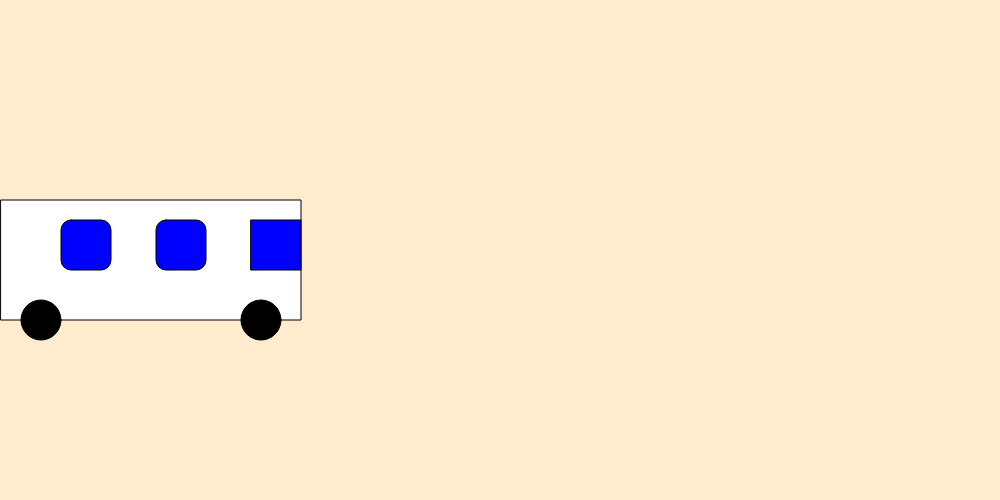
Frame 1 (no input)
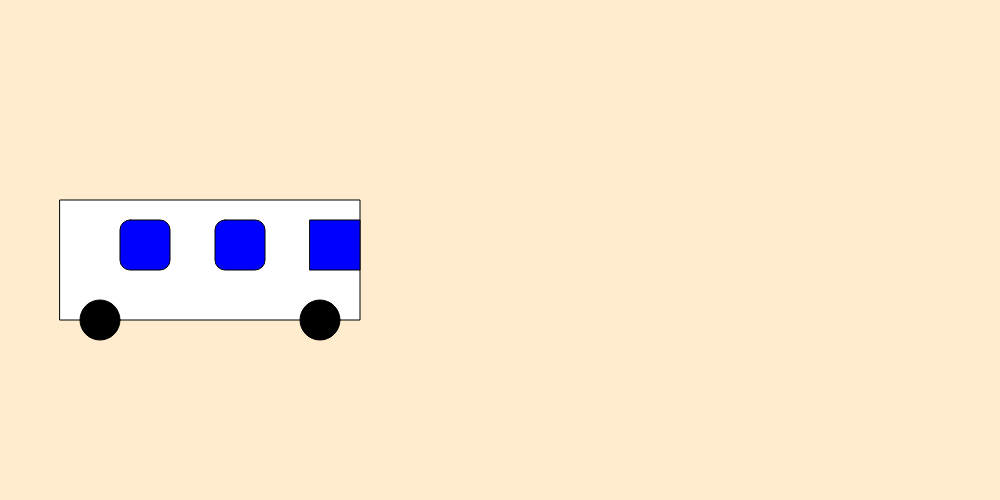
Frame 60 (no input)
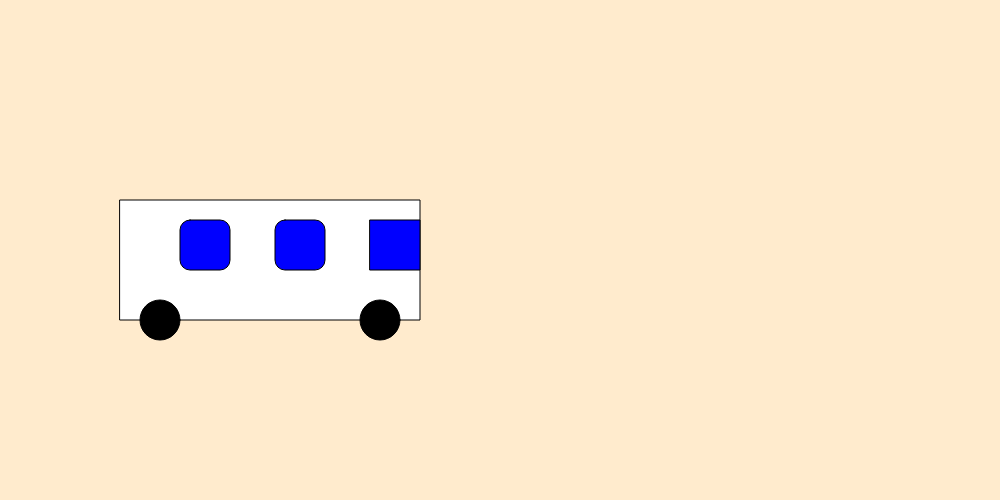
Frame 120 (the mouse pressed at the canvas centre since frame 60)

The p5.js sketch that drew these frames (run headless with seeded random() and noise() and a simulated clock; from frame 60 on, the mouse is pressed at the canvas centre):

// p5.js sketch
// ── sketch.js
let rectX = 0;
let wheel1X = 40;
let wheel2X= 260;
let window1X = 60;
let window2X = 155;
let window3X = 250;

function setup() {
  createCanvas(1000, 500);
  frameRate(30); 
}

function draw() {
  background('#FFEBCD');
  rectX++;    // Move bus
  wheel1X++;
  wheel2X++;
  window1X++;
  window2X++;
  window3X++;

  if (rectX >= width) {
   // If you go off screen.
    rectX = 0;
    wheel1X = 40;
    wheel2X= 260;
    window1X = 60;
    window2X = 155;
    window3X = 250;
    
  }
  fill(255);
  rect(rectX, 200, 300, 120);
  
  fill(0);
  circle(wheel1X, 320, 40);
  circle(wheel2X, 320, 40);
  
  fill(0,0,255);  
  square(window1X, 220, 50, 10);
  square(window2X, 220, 50, 10);
  square(window3X, 220, 50);
  
}
// ── home.html

<!DOCTYPE html>

<html>

<title>JULIE DIAZ</title>
<link rel="stylesheet" href="homestyle.css" type="text/css"/>
<body>
  <nav class="col-1" id="navigation"> 
    <div class="dropdown">
  <button onclick="myFunction()" class="dropbtn">MENU</button>
  <div id="myDropdown" class="dropdown-content">
    <a href="#home">Home</a>
    <a href="#about">About</a>
    <a href="">Classwork</a>
  </div>
</div>
<script>
function myFunction() {
  document.getElementById("myDropdown").classList.toggle("show");
}

window.onclick = function(event) {
  if (!event.target.matches('.dropbtn')) {
    var dropdowns = document.getElementsByClassName("dropdown-content");
    var i;
    for (i = 0; i < dropdowns.length; i++) {
      var openDropdown = dropdowns[i];
      if (openDropdown.classList.contains('show')) {
        openDropdown.classList.remove('show');
      }
    }
  }
}
</script>

</nav>

  <div class="col-2">
    <header class="heading">JULIE DIAZ DESIGN</header>
    
     <main class="content">
      <div style="background-image: url('images/back.png');">
    <article>About</article>
        <section id="about">
      <h1> <br> Julie Diaz: Artist Statement</h1>

<p>  In my future artistic work, I hope to expose more people to mindfulness and the idea of oneness. We all endure some type of suffering throughout our lifetime, yet we always look outwards for semblances of peace. Our different types of suffering tends to leave us feeling alone, but media can help us relate to one another and subsequently, realize our inner power to connect with each other.  If more popular media portrayed more meaningful messages, such as inward peace and looking within to ease our suffering, I believe we would be a much better society. 
  </p>

<p> I grew up in a lower class Dominican household with a lot of expectations coming from my immigrant parents. There was a lot of suffering that came with it along with the everyday pain the outside world puts you through. Watching cartoons and movies has always been a way for me to reduce my stress. I particularly love animation, stop motion, and claymation. These mediums allow me to explore the world in a more fantastical way, but at the same time grounding you in a reality that could be possible if you pursue your dreams. I hope to pursue children's animation because it pushes you to think creatively and be more imaginative, as a child would. Animation allows you to push the limits of the real world and have a magical experience. I hope to one day tell the stories of people like me and inspire young women like myself.
    </p>
    </section>
     </main>

    <footer></footer>
  </div>
</body>

  </html>

// ── homestyle.css
<style>
  * {
    box-sizing: border-box; 
  }
  body {
    display: flex;
    min-height: 100vh;
    flex-direction: row;
    margin: 0;
  }
  .col-1 {
    background: #FFEBCD;
    flex: 1;
  }
  .col-2 {
    display: flex;
    flex-direction: column;
    flex: 5;
  }
  .content {
    display: flex;
    flex-direction: row;
    color: black;
  }
  .content > article {
    flex: 4;
    min-height: 60vh;
  }
  header, footer {
    background: #D2691E;
    height: 20vh;
  }
  header, footer, article, nav {
    padding: 1em;
  }

  #navigation {
  color:red
}

.heading { 
    color: black;
    font-family: Didot;
    font-size:9vw;
  }

  .dropbtn {
    font-family: Didot;
  background-color: #D2691E;
  color: white;
  padding: 20px;
  font-size: 20px;
  border: none;
  cursor: pointer;
}

.dropbtn:hover, .dropbtn:focus {
  background-color: #8B4513;
  font-family: Didot;
}

.dropdown {
  float: left;
  position: relative;
  display: inline-block;
}

.dropdown-content {
  font-family: Didot;
  display: none;
  position: absolute;
  background-color: #FFF8DC;
  min-width: 160px;
  overflow: auto;
  box-shadow: 0px 8px 16px 0px rgba(0,0,0,0.2);
  left: 0;
  z-index: 1;
}

.dropdown-content a {
  font-family: Didot;
  color: black;
  padding: 12px 16px;
  text-decoration: none;
  display: block;
}

.dropdown a:hover {background-color: #ddd;}

.show {display: block;}

</style>

// ── julie_script.js
let stanza_num = 0
let thing = ['wheels', 'horn', 'babies', 'mommas', 'driver', 'wipers', 'highschoolers', 'kids', 'elderly', 'dog', 'engine']
let sound = ['honk honk honk', 'vroom vroom vroom', 'yo get out the way!', 'wah wah wah', 'skrt skrt skrt', 'shh shh shh',
          'back door!', 'move to the back!', 'swish swish swish', 'woof woof woof', 'excuse me']




function rand_range(maximum) {
    "use strict"
    return Math.floor(Math.random() * (maximum + 1))
}
function choose(array) {
    "use strict"
    return array[rand_range(array.length - 1)]
}
function stanza() {
    "use strict"
    let rand_thing = choose(thing)
    let rand_sound = choose(sound)
    return `<span style="color:transparent"> </span>The ${rand_thing}  on the bus goes ${rand_sound},  ${rand_sound}, ${rand_sound} 
    <br \>The  ${rand_thing}  on the bus goes  ${rand_sound}  All day long`
    
}
function litany() {
    "use strict"
    var last, main = document.getElementById('main')
    if (stanza_num < 5) {
        stanza_num += 1
    } else {
        main.removeChild(document.getElementById('main').firstChild)
    }
    last = document.createElement('div')
    last.innerHTML = stanza()
    main.appendChild(last)
}
function produce_litany() {
    "use strict"
    litany()
    setInterval(litany, 5000)
}

// ── script.js
function getFortune() {
    O('image').onmouseover=function(){ 
    this.src='purpletarot.png'
  }

  let numElement = O('pickNumber')
  let num = parseInt(numElement.value) 
  let numYear = O('birthYear')
  let yr = parseInt(numYear.value)
  let nameElement = O('userName')
  let name = nameElement.value
  let fortuneString = ''
  let fortune = O('fortune')


    //NUMBER
  if (num <=10 && num > 5) {
    fortuneString += 'The Fool Card'
    fortune.style.fontSize = '15pt'
  }
  else if (num <=5 && num > 0) {
    fortuneString += 'The Magician Card'
    fortune.style.fontSize = '15pt'
  }
  else if (num > 10) {
    fortuneString += 'The High Priestess Card'
    fortune.style.fontSize = '30pt'
  }
  else {
    fortuneString += 'The Empress Card'
    fortune.style.fontSize = '15pt'
  }

    //BIRTH YEAR
  if (yr < 2000) {
    fortuneString += ' ,Emperor Card'
  }
  else if (yr <= 2022 && yr >= 2000) {
    fortuneString += ' ,Hierophant Card'
  }
  else if (yr > 2022) {
    fortuneString += ' ,Lovers Card'
  }
  else {
    fortuneString += ' ,Chariot Card'
  }


  //PICK NUMBER
  switch (num) {
    case 0:
      fortuneString += ' ,Strength Card'
      fortune.style.backgroundColor = ''  //no background color
      break;
      //break; == ends execution for this case- if other cases are true and you don't include a break statement, they can get executed too
    case 1:
      fortuneString += ' ,Hermit Card'
      fortune.style.backgroundColor = ''
      break;
    case 2:
      fortuneString += ' ,Wheel of Fortune Card'
      fortune.style.backgroundColor = ''
      break;
    case 3:
      fortuneString += ' ,Justice Card'
      fortune.style.backgroundColor = ''
      break;
    case 4:
      fortuneString += ' ,Hanged Man Card'
      // adding a style in a switch case - dying a horrible death is no fun!
      fortune.style.backgroundColor = '#f76363'
      break;
    case 5:
      fortuneString += ' ,Death Card'
      fortune.style.backgroundColor = ''
      break;
    case 6:
      fortuneString += ' ,Temperance Card'
      fortune.style.backgroundColor = ''
      break;
    case 7:
      fortuneString += ' ,Devil Card'
      fortune.style.backgroundColor = ''
      break;
    case 8:
      fortuneString += ' ,Tower Card'
      fortune.style.backgroundColor = '#fff973'
      break;
    case 9:
      fortuneString += ' ,Star Card'
      fortune.style.backgroundColor = ''
      break;
    case 10:
      fortuneString += ' ,Moon Card'
      fortune.style.backgroundColor = ''
      break;
  }

 //ENTER NAME
  if (name[0] == 'A'|| name[0] == 'B'|| name[0] == 'C'|| name[0] == 'D'|| name[0] == 'E') {
    fortuneString += ' ,and the Sun Card.'
  }
  else if (name[0] == 'K' || name[0] == 'L' || name[0] == 'M' || name[0] == 'N' || name[0] == 'O') {
    fortuneString += ' ,and the Judgement Card.'
  }
  else if (name[0] == 'U' || name[0] == 'V' || name[0] == 'W' || name[0] == 'X' || name[0] == 'Y') {
    fortuneString += ' ,and the World Card.'
  }
  else{
    fortuneString += ' ,and the Seven of Pentacles Card.'
  }

  // set the inner text of the fortune element to our new string
  // you could also try HTML elements instead of just adding the text!
  fortune.innerText = fortuneString
  // and don't forget to clear out the inputs for the next fortune
  numElement.value = 0;
  numYear.value = 2000;
  nameElement.value = '';
}










// ── styles.css
body {
 background:#FFEBCD;
 color:black;
 margin:32pt 0 0 18pt;
 font-family:Didot;
 font-size:17pt;
}
a {
 color:#117;
 text-decoration:none;
}
#main {
 width:70%;
}
#main div {
 font-weight:bold;
 padding-bottom:21px;
}
#info {
 top:0;
 right:0;
 bottom:0;
 position:absolute;
 height:100%;
 width:25%;
 color:black;
 background:#D2691E;
 margin-left:6px;
 border-left:thin #000 solid;
 border-bottom:thin #000 solid;
 padding:9px;
 font-size:80%
}
